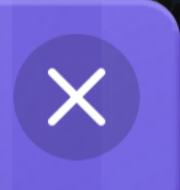
#> input picture src/word_madness_bot/resources/templates/daily_dash_close.png, 180 x 190 px
$ python -i level_number.py   (imports and definitions only)
#> lines starting #> are read from the running program, lines starting #| are printed output that depends on the picture; after the words box and inside, x2 and y2 are one past the last pixel; in counts of white or black regions, pixels touching at a corner belong together
#> further down, picture is the input picture: PIL image 180x190 RGBA; mean R, G, B, A 114.7, 100.2, 210.4, 255
### src/word_madness_bot/domain/geometry.py
"""Resolution-independent geometry value objects."""

from __future__ import annotations

from dataclasses import dataclass

from word_madness_bot.domain.errors import DomainValidationError


@dataclass(frozen=True, slots=True)
class ScreenSize:
    """Positive device screen dimensions in pixels."""

    width: int
    height: int

    def __post_init__(self) -> None:
        if self.width <= 0 or self.height <= 0:
            raise DomainValidationError("Screen dimensions must be positive")


@dataclass(frozen=True, slots=True)
class PixelPoint:
    """A non-negative point in device pixels."""

    x: int
    y: int

    def __post_init__(self) -> None:
        if self.x < 0 or self.y < 0:
            raise DomainValidationError("Pixel coordinates cannot be negative")

    def is_within(self, size: ScreenSize) -> bool:
        """Return whether the point lies inside the screen bounds."""
        return self.x < size.width and self.y < size.height


@dataclass(frozen=True, slots=True)
class NormalizedPoint:
    """A point normalized to the inclusive range from zero to one."""

    x: float
    y: float

    def __post_init__(self) -> None:
        if not 0.0 <= self.x <= 1.0 or not 0.0 <= self.y <= 1.0:
            raise DomainValidationError("Normalized coordinates must be between zero and one")

    # [6 lines left out: function to_pixels, not called in this run]


@dataclass(frozen=True, slots=True)
class PixelRect:
    """A positive rectangular pixel region."""

    left: int
    top: int
    width: int
    height: int

    def __post_init__(self) -> None:
        if self.left < 0 or self.top < 0:
            raise DomainValidationError("Rectangle origin cannot be negative")
        if self.width <= 0 or self.height <= 0:
            raise DomainValidationError("Rectangle dimensions must be positive")

    # [9 lines left out: functions right, bottom, not called in this run]

    def is_within(self, size: ScreenSize) -> bool:
        """Return whether the entire rectangle lies inside the screen."""
        return self.right <= size.width and self.bottom <= size.height

### src/word_madness_bot/vision/level_number.py
"""Resolution-independent recognition of level numbers shown by the game."""

from __future__ import annotations

import io
import itertools
import re
import shutil
import subprocess
from dataclasses import dataclass
from importlib import import_module
from importlib.resources import files
from pathlib import Path
from typing import Any, Protocol

from PIL import Image, ImageDraw

from word_madness_bot.domain.errors import OcrError
from word_madness_bot.domain.geometry import PixelRect, ScreenSize
from word_madness_bot.domain.models import ScreenCapture

cv2: Any = import_module("cv2")
np: Any = import_module("numpy")

REFERENCE_SIZE = ScreenSize(1440, 3120)
# Tight text band inside the Home yellow button. The old 228,1805,984,344 crop
# also contained the difficulty banner, button edges, and coin badge.
HOME_LEVEL_TEXT_REFERENCE = PixelRect(360, 1940, 720, 170)
LEVEL_TITLE_REFERENCE = PixelRect(504, 109, 432, 219)
_LEVEL_PATTERN = re.compile(r"(?i)(?:LEVEL\s+)?([0-9]+)")


class LevelNumberRecognitionPort(Protocol):
    """Runtime boundary for extracting a level identifier from a screenshot."""

    def recognize(self, capture: ScreenCapture) -> int: ...


@dataclass(frozen=True, slots=True)
class _Glyph:
    left: int
    width: int
    height: int
    mask: Any

    @property
    def right(self) -> int:
        return self.left + self.width


# [70 lines left out: functions scale_reference_rect, parse_level_number, _candidate_digits, _select_best_level_candidate, not called in this run]


class LevelNumberRecognizer:
    """Recognize a supported level using templates and optional Tesseract."""

    # [317 lines left out: functions __init__, recognize_home, recognize, _recognize_template, _save_debug, _preprocess and 3 more, not called in this run]


def _normalize_mask(image: Image.Image) -> Any:
    gray = np.asarray(image.convert("L"), dtype=np.uint8)
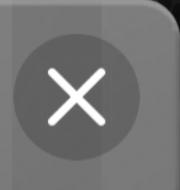
#> gray: shape (190, 180); min 11, max 255, mean 117.1
    _, mask = cv2.threshold(gray, 0, 255, cv2.THRESH_BINARY + cv2.THRESH_OTSU)
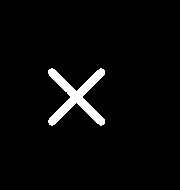
#> mask: shape (190, 180); 3.5% white; 1 white region
    return _normalize_array(mask)


def _normalize_array(mask: Any) -> Any:
    contours, _ = cv2.findContours(mask, cv2.RETR_EXTERNAL, cv2.CHAIN_APPROX_SIMPLE)
#> contours = 1 contour; box (x1, y1, x2, y2) and area: (48, 68, 105, 126) 1100
    if not contours:
        raise OcrError("No digit foreground was detected")
    left, top, width, height = cv2.boundingRect(max(contours, key=cv2.contourArea))
#> left = 48; top = 68; width = 57; height = 58
    glyph = mask[top : top + height, left : left + width]
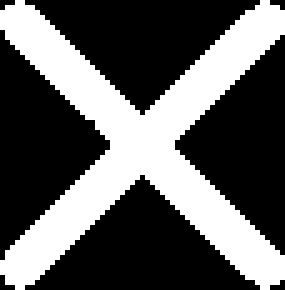
#> glyph: shape (58, 57) (shown 5 times larger); 36.6% white; 1 white region, box (x1, y1, x2, y2) and area: (0, 0, 57, 58) 1210
    scale = 48 / max(width, height)
#> scale = 0.828
    resized = cv2.resize(
        glyph,
        (max(1, round(width * scale)), max(1, round(height * scale))),
        interpolation=cv2.INTER_AREA,
    )
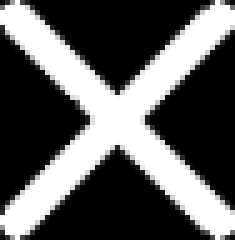
#> resized: shape (48, 47) (shown 5 times larger); min 0, max 255, mean 93.3
    normalized = np.zeros((64, 64), dtype=np.uint8)
    y = (64 - resized.shape[0]) // 2
#> y = 8
    x = (64 - resized.shape[1]) // 2
#> x = 8
    normalized[y : y + resized.shape[0], x : x + resized.shape[1]] = resized
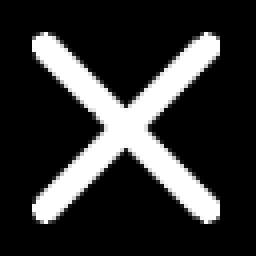
#> normalized: shape (64, 64) (shown 4 times larger); min 0, max 255, mean 51.4
    return normalized

>>> from PIL import Image
>>> picture = Image.open('../resources/templates/daily_dash_close.png')
>>> result = _normalize_mask(picture)

$ run again, on src/word_madness_bot/resources/templates/level_screen.png
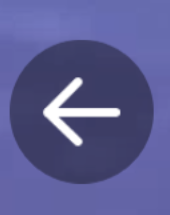
#> input picture src/word_madness_bot/resources/templates/level_screen.png, 170 x 215 px
#> picture is the input picture: PIL image 170x215 RGB; mean R, G, B 91.2, 92.6, 146.6
#> in _normalize_mask, `_, mask = cv2.threshold(gray, 0, 255, cv2.THRESH_BINARY + cv2.THRESH_O..`:
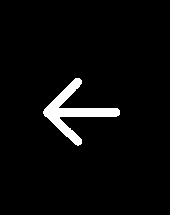
#> mask: shape (215, 170); 3.8% white; 1 white region
#> contours = 1 contour; box (x1, y1, x2, y2) and area: (43, 78, 120, 146) 1240
#> left = 43; top = 78; width = 77; height = 68
#> glyph: shape (68, 77); 26.2% white; 1 white region, box (x1, y1, x2, y2) and area: (0, 0, 77, 68) 1372
#> scale = 0.623
#> in _normalize_array, `normalized[y : y + resized.shape[0], x : x + resized.shape[1]] = resized`:
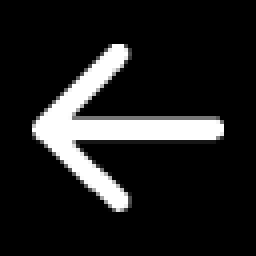
#> normalized: shape (64, 64) (shown 4 times larger); min 0, max 255, mean 32.9
